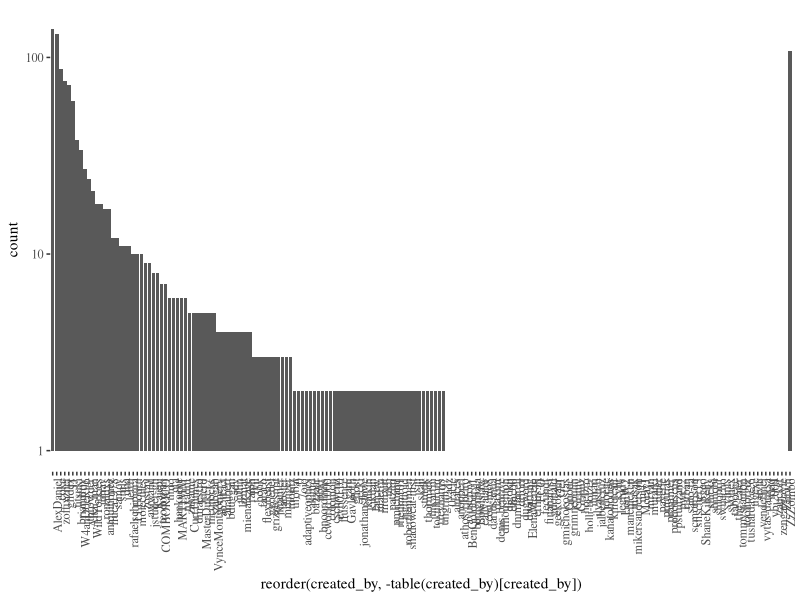
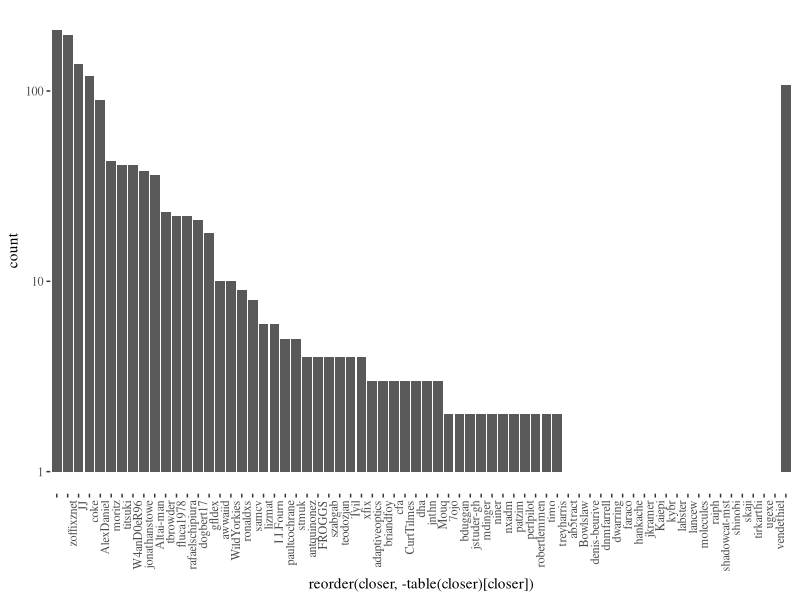

The R source for these figures, in order:
library(ggplot2)
library(ggthemes)

data <- read.csv("../data/issues.csv")
ggplot(data,aes(x=reorder(created_by,-table(created_by)[created_by])))+geom_bar()+scale_y_log10()+theme_tufte()+ theme(axis.text.x = element_text(angle = 90, hjust = 1))
ggplot(data,aes(x=reorder(closer,-table(closer)[closer])))+geom_bar()+scale_y_log10()+theme_tufte()+ theme(axis.text.x = element_text(angle = 90, hjust = 1))
